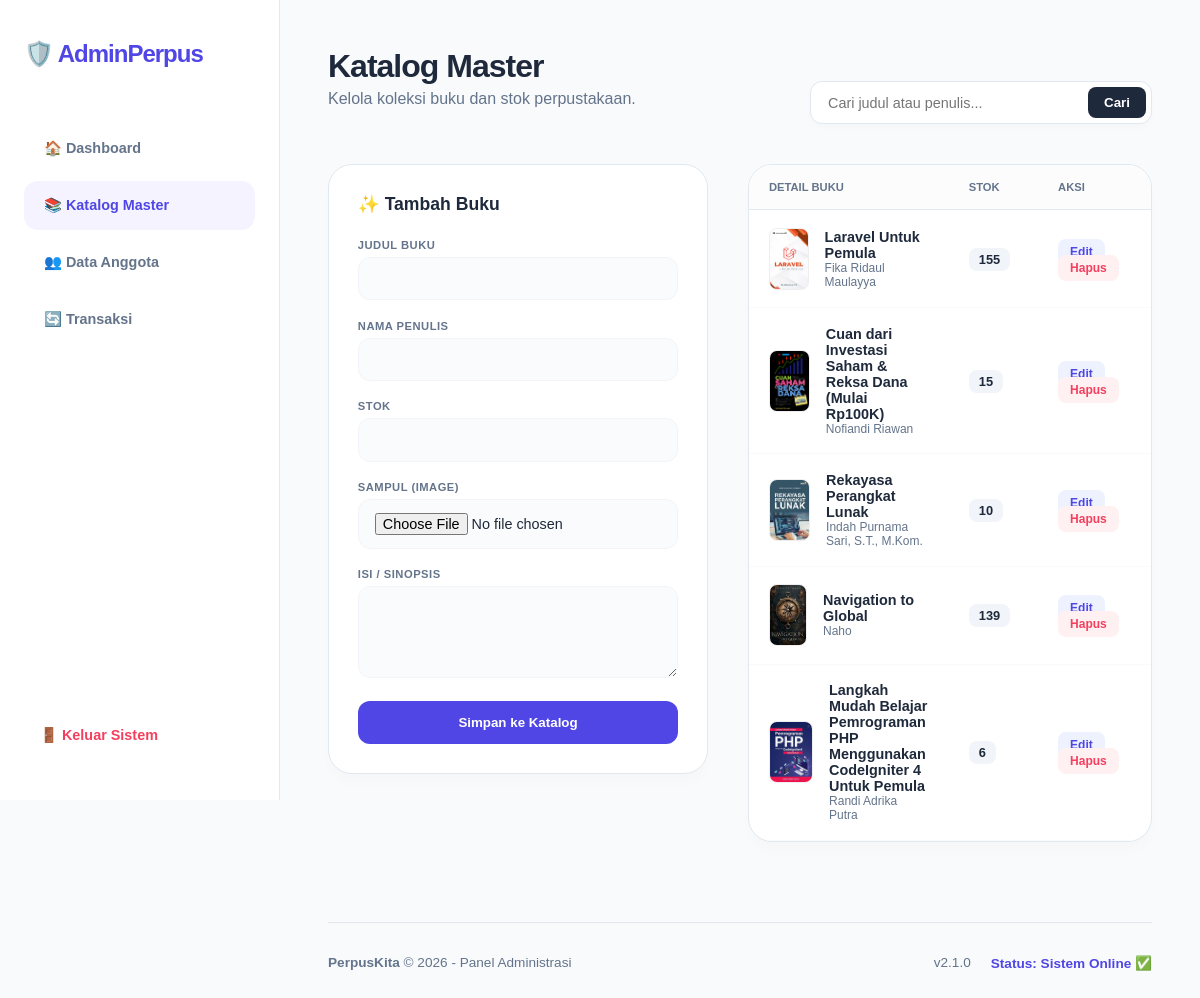
Page /admin/buku.php (signed in) on the committed database.
### tables this page shows
CREATE TABLE `buku` (
  `id` int NOT NULL,
  `judul` varchar(150) NOT NULL,
  `penulis` varchar(100) NOT NULL,
  `stok` int DEFAULT '0',
  `isi_buku` text,
  `updated_at` timestamp NULL DEFAULT CURRENT_TIMESTAMP ON UPDATE CURRENT_TIMESTAMP,
  `sampul` varchar(255) DEFAULT NULL
);

### admin/buku.php (the view, shortened to what this page needs)
<?php
include "../koneksi.php";
$edit_data = null;
$keyword = isset($_GET['keyword']) ? mysqli_real_escape_string($koneksi, $_GET['keyword']) : "";
$query_buku = mysqli_query($koneksi, "SELECT * FROM buku WHERE judul LIKE '%$keyword%' OR penulis LIKE '%$keyword%' ORDER BY id DESC");
?>
<!DOCTYPE html>
<html lang="id">
<head>
    <link href="https://googleapis.com" rel="stylesheet">
</head>
<body>
    <aside>
        <div class="brand">🛡️ AdminPerpus</div>
        <nav>
            <a href="dashboard.php">🏠 Dashboard</a>
            <a href="buku.php" class="active">📚 Katalog Master</a>
            <a href="anggota.php">👥 Data Anggota</a>
            <a href="transaksi.php">🔄 Transaksi</a>
        </nav>
        <a href="../logout.php" class="logout">🚪 Keluar Sistem</a>
    </aside>
    <main>
        <div class="page-header">
            <div>
                <h1>Katalog Master</h1>
                <p style="color: var(--text-muted); margin-top: 5px;">Kelola koleksi buku dan stok perpustakaan.</p>
            </div>
            <form class="search-bar" method="GET">
                <input type="text" name="keyword" placeholder="Cari judul atau penulis..." value="<?= htmlspecialchars($keyword) ?>">
                <button type="submit" class="btn-search">Cari</button>
            </form>
        </div>
        <div class="layout-grid">
            <div class="card card-padding">
                <h3>✨ <?= $edit_data ? 'Edit Buku' : 'Tambah Buku' ?></h3>
                <form action="" method="POST" enctype="multipart/form-data">
                    <div class="field">
                        <label>Judul Buku</label>
                        <input type="text" name="judul" value="<?= $edit_data['judul'] ?? '' ?>" required>
                    </div>
                    <div class="field">
                        <label>Nama Penulis</label>
                        <input type="text" name="penulis" value="<?= $edit_data['penulis'] ?? '' ?>" required>
                    </div>
                    <div class="field">
                        <label>Stok</label>
                        <input type="number" name="stok" value="<?= $edit_data['stok'] ?? '' ?>" required>
                    </div>
                    <div class="field">
                        <label>Sampul (Image)</label>
                        <input type="file" name="sampul">
                    </div>
                    <div class="field">
                        <label>Isi / Sinopsis</label>
                        <textarea name="isi_buku" rows="4"><?= $edit_data['isi_buku'] ?? '' ?></textarea>
                    </div>
                    <button type="submit" name="simpan" class="btn-save">
                        <?= $edit_data ? 'Perbarui Katalog' : 'Simpan ke Katalog' ?>
                    </button>
                </form>
            </div>
            <div class="card">
                <table>
                    <thead>
                        <tr>
                            <th>Detail Buku</th>
                            <th width="80">Stok</th>
                            <th width="120">Aksi</th>
                        </tr>
                    </thead>
                    <tbody>
                        <?php if(mysqli_num_rows($query_buku) > 0): ?>
                            <?php while($row = mysqli_fetch_assoc($query_buku)): ?>
                            <tr>
                                <td>
                                    <div class="book-item">
                                        <?php
                                            $img = (!empty($row['sampul']) && file_exists("img/".$row['sampul'])) ? "img/".$row['sampul'] : "https://placeholder.com";
                                        ?>
                                        <img src="<?= $img ?>" class="thumb">
                                        <div>
                                            <div style="font-weight: 800;"><?= htmlspecialchars($row['judul']) ?></div>
                                            <div style="font-size: 0.75rem; color: var(--text-muted);"><?= htmlspecialchars($row['penulis']) ?></div>
                                        </div>
                                    </div>
                                </td>
                                <td><span class="stock-tag"><?= $row['stok'] ?></span></td>
                                <td>
                                    <a href="?edit=<?= $row['id'] ?>" class="btn-action edit">Edit</a>
                                    <a href="?hapus=<?= $row['id'] ?>" class="btn-action delete" onclick="return confirm('Hapus buku ini?')">Hapus</a>
                                </td>
                            </tr>
                            <?php endwhile; ?>
                        <?php else: ?>
                            <tr><td colspan="3" align="center" style="padding:2rem; color:var(--text-muted);">Belum ada data buku.</td></tr>
                        <?php endif; ?>
                    </tbody>
                </table>
            </div>
        </div>
        <footer style="margin-top: 5rem; padding-top: 2rem; border-top: 1px solid var(--border); display: flex; justify-content: space-between; align-items: center; color: var(--text-muted); font-size: 0.85rem;">
            <div>
                <strong>PerpusKita</strong> &copy; <?= date('Y') ?> - Panel Administrasi
            </div>
            <div style="display: flex; gap: 20px;">
                <span>v2.1.0</span>
                <span style="color: var(--primary); font-weight: 600;">Status: Sistem Online ✅</span>
            </div>
        </footer>
    </main>
</body>
</html>

### admin/buku.php (style rules this page uses)
:root { --primary: #4f46e5; --primary-soft: #f5f3ff; --bg: #f8fafc; --white: #ffffff; --border: #e2e8f0; --text-main: #1e293b; --text-muted: #64748b; }
body { font-family: 'Plus Jakarta Sans', sans-serif; background: var(--bg); margin: 0; display: flex; color: var(--text-main); }
aside { width: 280px; height: 100vh; background: var(--white); border-right: 1px solid var(--border); padding: 2.5rem 1.5rem; position: fixed; display: flex; flex-direction: column; box-sizing: border-box; }
.brand { font-weight: 800; font-size: 1.5rem; color: var(--primary); margin-bottom: 3.5rem; letter-spacing: -1px; }
nav { flex: 1; }
nav a { display: flex; align-items: center; padding: 1rem 1.25rem; color: var(--text-muted); text-decoration: none; border-radius: 14px; font-weight: 600; font-size: 0.9rem; transition: 0.3s; margin-bottom: 8px; }
nav a:hover, nav a.active { background: var(--primary-soft); color: var(--primary); }
.logout { color: #f43f5e; padding: 1rem; text-decoration: none; font-weight: 700; font-size: 0.9rem; border-radius: 14px; transition: 0.3s; }
main { flex: 1; padding: 3rem; margin-left: 280px; }
.page-header { display: flex; justify-content: space-between; align-items: flex-end; margin-bottom: 2.5rem; }
.page-header h1 { font-size: 2rem; font-weight: 800; margin: 0; letter-spacing: -1px; }
.search-bar { background: white; border: 1px solid var(--border); border-radius: 12px; padding: 5px 5px 5px 15px; display: flex; align-items: center; gap: 10px; width: 320px; box-shadow: 0 4px 6px -1px rgba(0,0,0,0.02); }
.search-bar input { border: none; outline: none; flex: 1; font-family: inherit; font-size: 0.9rem; }
.btn-search { background: var(--text-main); color: white; border: none; padding: 8px 16px; border-radius: 8px; font-weight: 700; cursor: pointer; }
.layout-grid { display: grid; grid-template-columns: 380px 1fr; gap: 2.5rem; align-items: start; }
.card { background: white; border-radius: 24px; border: 1px solid var(--border); box-shadow: 0 10px 15px -3px rgba(0,0,0,0.02); overflow: hidden; }
.card-padding { padding: 1.8rem; }
.card h3 { margin: 0 0 1.5rem 0; font-size: 1.1rem; font-weight: 800; }
.field { margin-bottom: 1.2rem; }
.field label { display: block; font-size: 0.7rem; font-weight: 800; color: var(--text-muted); text-transform: uppercase; margin-bottom: 6px; letter-spacing: 0.5px; }
.field input, .field textarea { width: 100%; box-sizing: border-box; padding: 0.8rem 1rem; border: 1.5px solid #f1f5f9; border-radius: 12px; font-family: inherit; font-size: 0.9rem; transition: 0.3s; background: #fafbfc; }
.btn-save { background: var(--primary); color: white; border: none; width: 100%; padding: 0.9rem; border-radius: 12px; font-weight: 700; cursor: pointer; transition: 0.3s; }
table { width: 100%; border-collapse: collapse; }
th { background: #fcfcfd; padding: 1rem 1.25rem; text-align: left; font-size: 0.7rem; color: var(--text-muted); text-transform: uppercase; border-bottom: 1px solid var(--border); }
td { padding: 1.1rem 1.25rem; border-bottom: 1px solid #f8fafc; font-size: 0.9rem; }
.book-item { display: flex; align-items: center; gap: 1rem; }
.thumb { width: 45px; height: 60px; border-radius: 8px; object-fit: cover; background: #f1f5f9; border: 1px solid #eee; }
.stock-tag { background: #f1f5f9; padding: 4px 10px; border-radius: 8px; font-weight: 700; font-size: 0.8rem; }
.btn-action { padding: 6px 12px; border-radius: 8px; text-decoration: none; font-weight: 700; font-size: 0.75rem; transition: 0.2s; }
.edit { background: #eef2ff; color: var(--primary); margin-right: 5px; }
.delete { background: #fff1f2; color: #f43f5e; }

### rows in the picture
buku: sampul (picture), judul "Laravel Untuk Pemula", penulis "Fika Ridaul Maulayya", stok "155"
buku: sampul (picture), judul "Cuan dari Investasi Saham & Reksa Dana (Mulai Rp100K)", penulis "Nofiandi Riawan", stok "15"
buku: sampul (picture), judul "Rekayasa Perangkat Lunak", penulis "Indah Purnama Sari, S.T., M.Kom.", stok "10"
buku: sampul (picture), judul "Navigation to Global", penulis "Naho", stok "139"
buku: sampul (picture), judul "Langkah Mudah Belajar Pemrograman PHP Menggunakan CodeIgniter 4 Untuk Pemula", penulis "Randi Adrika Putra", stok "6"
